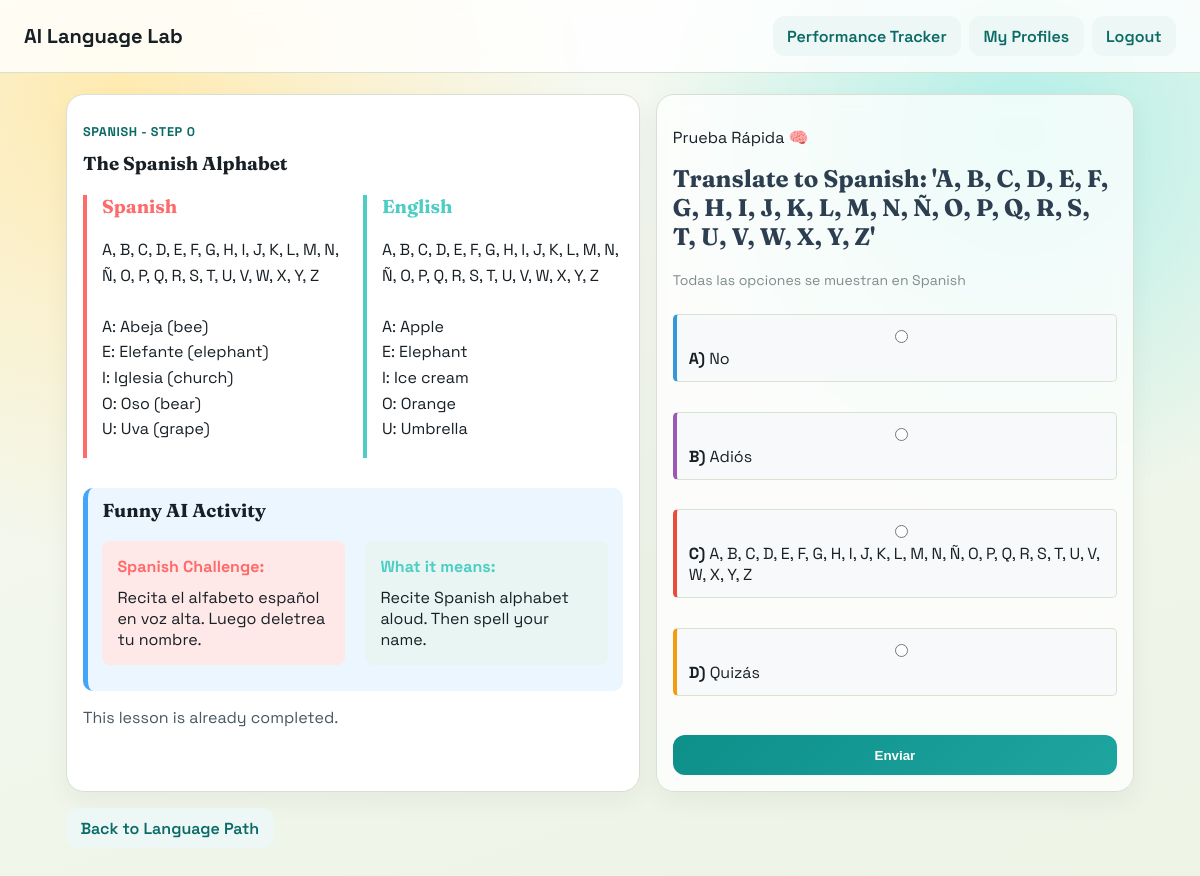
The app's page /language/1/profile/2/lesson/71/ (signed in) with its own data.
### learning/models.py (models this page shows, shortened)
class Language(models.Model):
    name = models.CharField(max_length=100, unique=True)
    code = models.CharField(max_length=10, unique=True)
    description = models.TextField()

class Lesson(models.Model):
    DIFFICULTY_CHOICES = [
        ("beginner", "Beginner"),
        ("intermediate", "Intermediate"),
        ("advanced", "Advanced"),
    ]
    language = models.ForeignKey(Language, on_delete=models.CASCADE, related_name="lessons")
    step_number = models.PositiveIntegerField()
    title = models.CharField(max_length=200)
    content = models.TextField()
    content_target_language = models.TextField(default="", blank=True)
    content_english = models.TextField(default="", blank=True)
    funny_activity = models.TextField()
    funny_activity_target_language = models.TextField(default="", blank=True)
    difficulty = models.CharField(max_length=20, choices=DIFFICULTY_CHOICES, default="beginner")
    class Meta:
        ordering = ["step_number"]
        unique_together = ("language", "step_number")

class QuizQuestion(models.Model):
    lesson = models.OneToOneField(Lesson, on_delete=models.CASCADE, related_name="question")
    prompt = models.CharField(max_length=255)
    option_a = models.CharField(max_length=200)
    option_b = models.CharField(max_length=200)
    option_c = models.CharField(max_length=200)
    option_d = models.CharField(max_length=200)
    correct_option = models.CharField(max_length=1, choices=[("A", "A"), ("B", "B"), ("C", "C"), ("D", "D")])

### learning/views.py (the view)
@login_required
def lesson_detail(request, language_id, profile_id, lesson_id):
    language = get_object_or_404(Language, id=language_id)
    profile = get_object_or_404(LearnerProfile, id=profile_id, language=language)
    if profile.user_id != request.user.id:
        raise PermissionDenied("This profile belongs to another account.")
    lesson = get_object_or_404(Lesson, id=lesson_id, language=language)
    allowed_step = profile.completed_lessons + 1
    if lesson.step_number > allowed_step:
        messages.warning(request, "Finish previous steps first to keep learning structured.")
        return redirect("learning:language_detail", language_id=language.id, profile_id=profile.id)
    question = getattr(lesson, "question", None)
    if request.method == "POST":
        action = request.POST.get("action")
        if action == "complete_lesson" and lesson.step_number == allowed_step:
            profile.completed_lessons += 1
            profile.save(update_fields=["completed_lessons", "updated_at"])
            _award_badges(profile)
            PerformanceLog.objects.create(
                learner=profile,
                lesson=lesson,
                is_correct=True,
                points=10,
                notes="Completed lesson step",
            )
            messages.success(request, "Lesson completed. Great consistency.")
            return redirect("learning:lesson_detail", language_id=language.id, profile_id=profile.id, lesson_id=lesson.id)
        if action == "submit_quiz" and question:
            form = QuizAnswerForm(request.POST)
            if form.is_valid():
                selected = form.cleaned_data["selected_option"]
                is_correct = selected == question.correct_option
                profile.quiz_attempts += 1
                if is_correct:
                    profile.correct_answers += 1
                profile.save(update_fields=["quiz_attempts", "correct_answers", "updated_at"])
                _award_badges(profile)
                PerformanceLog.objects.create(
                    learner=profile,
                    lesson=lesson,
                    question=question,
                    is_correct=is_correct,
                    points=15 if is_correct else 2,
                    notes="Quiz evaluation",
                )
                if is_correct:
                    messages.success(request, "Correct answer. You are growing fast.")
                else:
                    messages.error(
                        request,
                        f"Not correct this time. Right answer: {question.correct_option}. Keep going.",
                    )
                return redirect("learning:lesson_detail", language_id=language.id, profile_id=profile.id, lesson_id=lesson.id)
        else:
            form = QuizAnswerForm(initial={"question_id": question.id})
    else:
        form = QuizAnswerForm(initial={"question_id": question.id}) if question else None
    context = {
        "language": language,
        "profile": profile,
        "lesson": lesson,
        "question": question,
        "quiz_form": form,
        "is_completed": lesson.step_number <= profile.completed_lessons,
        "can_mark_complete": lesson.step_number == profile.completed_lessons + 1,
        "ui_labels": LANGUAGE_UI_LABELS.get(language.name, {}),
    }
    return render(request, "learning/lesson_detail.html", context)

### learning/forms.py
class QuizAnswerForm(forms.Form):
    question_id = forms.IntegerField(widget=forms.HiddenInput)
    selected_option = forms.ChoiceField(
        choices=[("A", "A"), ("B", "B"), ("C", "C"), ("D", "D")],
        widget=forms.RadioSelect,
        label="Choose the best answer",
    )

### templates/learning/lesson_detail.html (shortened to what this page needs)
{% extends 'learning/base.html' %}
{% block content %}
<section class="split">
    <article class="card">
        <p class="kicker">{{ language.name }} - Step {{ lesson.step_number }}</p>
        <h1>{{ lesson.title }}</h1>
        <div style="display: grid; grid-template-columns: 1fr 1fr; gap: 20px; margin: 20px 0;">
            <div style="border-left: 4px solid #ff6b6b; padding-left: 15px;">
                <h3 style="margin-top: 0; color: #ff6b6b;">{{ language.name }}</h3>
                <p style="white-space: pre-wrap; font-size: 16px; line-height: 1.6;">{{ lesson.content_target_language }}</p>
            </div>
            <div style="border-left: 4px solid #4ecdc4; padding-left: 15px;">
                <h3 style="margin-top: 0; color: #4ecdc4;">English</h3>
                <p style="white-space: pre-wrap; font-size: 16px; line-height: 1.6;">{{ lesson.content_english }}</p>
            </div>
        </div>
        <div class="fun-block" style="margin-top: 30px;">
            <h3> Funny AI Activity</h3>
            <div style="display: grid; grid-template-columns: 1fr 1fr; gap: 20px; margin: 15px 0;">
                <div style="background-color: #ffe8e8; padding: 15px; border-radius: 8px;">
                    <strong style="color: #ff6b6b;">{{ language.name }} Challenge:</strong>
                    <p style="margin: 10px 0 0 0;">{{ lesson.funny_activity_target_language }}</p>
                </div>
                <div style="background-color: #e8f5f3; padding: 15px; border-radius: 8px;">
                    <strong style="color: #4ecdc4;">What it means:</strong>
                    <p style="margin: 10px 0 0 0;">{{ lesson.funny_activity }}</p>
                </div>
            </div>
        </div>
        {% if can_mark_complete %}
        <form method="post">
            {% csrf_token %}
            <input type="hidden" name="action" value="complete_lesson">
            <button class="primary-btn" type="submit">Mark Lesson Complete</button>
        </form>
        {% elif is_completed %}
            <p class="meta">This lesson is already completed.</p>
        {% else %}
            <p class="meta">Locked until previous steps are completed.</p>
        {% endif %}
    </article>
    {% if question and quiz_form %}
    <article class="card glass">
        <p class=\"kicker\">{% if ui_labels.quiz_header %}{{ ui_labels.quiz_header }}{% else %}Quick Quiz{% endif %} 🧠</p>
        <h2 style="color: #2c3e50; margin-bottom: 20px;">{{ question.prompt }}</h2>
        <p style="color: #7f8c8d; font-size: 14px; margin-bottom: 15px;"> {% if ui_labels.all_options %}{{ ui_labels.all_options }}{% else %}All options shown in{% endif %} {{ language.name }}</p>
        <form method="post" class="quiz-options">
            <label style="display: block; padding: 12px; margin: 10px 0; background-color: #f8f9fa; border-radius: 5px; cursor: pointer; border-left: 4px solid #3498db;">
                <input type="radio" name="selected_option" value="A" required style="margin-right: 8px;">
                <strong>A)</strong> {{ question.option_a }}
            </label>
            <label style="display: block; padding: 12px; margin: 10px 0; background-color: #f8f9fa; border-radius: 5px; cursor: pointer; border-left: 4px solid #9b59b6;">
                <input type="radio" name="selected_option" value="B" style="margin-right: 8px;">
                <strong>B)</strong> {{ question.option_b }}
            </label>
            <label style="display: block; padding: 12px; margin: 10px 0; background-color: #f8f9fa; border-radius: 5px; cursor: pointer; border-left: 4px solid #e74c3c;">
                <input type="radio" name="selected_option" value="C" style="margin-right: 8px;">
                <strong>C)</strong> {{ question.option_c }}
            </label>
            <label style="display: block; padding: 12px; margin: 10px 0; background-color: #f8f9fa; border-radius: 5px; cursor: pointer; border-left: 4px solid #f39c12;">
                <input type="radio" name="selected_option" value="D" style="margin-right: 8px;">
                <strong>D)</strong> {{ question.option_d }}
            </label>
            <button class="primary-btn" type="submit" style="margin-top: 20px;">{% if ui_labels.submit_btn %}{{ ui_labels.submit_btn }}{% else %}Submit{% endif %}</button>
        </form>
    </article>
    {% endif %}
</section>
<a class="link-btn" href="{% url 'learning:language_detail' language.id profile.id %}">Back to Language Path</a>
{% endblock %}

### static/css/styles.css (style rules this page uses)
:root { --bg: #f4f7ef; --paper: #ffffff; --ink: #182026; --brand: #0d8f8a; --brand-dark: #0a6a66; --accent: #ff7b3d; --sun: #ffcb47; --ok: #1f9d55; --warn: #d97706; --err: #cf3f3f; --line: #d8e0d4; }
* { box-sizing: border-box; }
body { margin: 0; min-height: 100vh; font-family: 'Space Grotesk', sans-serif; color: var(--ink); background: radial-gradient(circle at 10% 10%, #ffeab0, transparent 35%), radial-gradient(circle at 85% 15%, #b2efe7, transparent 30%), linear-gradient(160deg, #f7faf4 0%, #edf3e5 100%); }
h1, h2, h3 { margin-top: 0; font-family: 'Fraunces', serif; }
.nav-btn, .primary-btn, .link-btn { display: inline-block; text-decoration: none; border-radius: 12px; border: none; cursor: pointer; font-weight: 600; }
.nav-btn, .link-btn { padding: 0.6rem 0.9rem; background: #ecf7f6; color: var(--brand-dark); }
.primary-btn { padding: 0.78rem 1rem; background: linear-gradient(135deg, var(--brand) 0%, #1fa5a0 100%); color: white; margin-top: 0.5rem; }
.kicker { color: var(--brand-dark); font-weight: 700; letter-spacing: 0.05em; text-transform: uppercase; font-size: 0.79rem; }
.split { display: grid; grid-template-columns: 1.2fr 1fr; gap: 1rem; margin-bottom: 1rem; }
.card { background: var(--paper); border: 1px solid var(--line); border-radius: 18px; padding: 1rem; box-shadow: 0 10px 24px rgba(24, 32, 38, 0.05); }
.glass { background: rgba(255, 255, 255, 0.76); backdrop-filter: blur(10px); }
.meta { color: #485861; margin: 0.35rem 0; }
input, select { width: 100%; padding: 0.6rem 0.65rem; border-radius: 10px; border: 1px solid #cdd9ce; font-family: inherit; }
.fun-block { background: #ecf6ff; border-left: 5px solid #42a5f5; border-radius: 10px; padding: 0.7rem 0.9rem; margin: 1rem 0; }
.quiz-options { display: grid; gap: 0.6rem; }
.quiz-options label { background: #f9fbf5; border: 1px solid #d8e2d0; border-radius: 10px; padding: 0.6rem; }

### records on screen
Language: name "SPANISH", name "Spanish"
Lesson: step_number "0", title "The Spanish Alphabet", content_target_language "A, B, C, D, E, F, G, H, I, J, K, L, M, N, Ñ, O, P, Q, R, S, T, U, V, W, X, Y, Z A: Abeja (bee) E: Elefante (elephant) I: Iglesia (church) O: Oso (bear) U: Uva (grape)", content_english "A, B, C, D, E, F, G, H, I, J, K, L, M, N, Ñ, O, P, Q, R, S, T, U, V, W, X, Y, Z A: Apple E: Elephant I: Ice cream O: Orange U: Umbrella", funny_activity_target_language "Recita el alfabeto español en voz alta. Luego deletrea tu nombre.", funny_activity "Recite Spanish alphabet aloud. Then spell your name."
QuizQuestion: prompt "Translate to Spanish: 'A, B, C, D, E, F, G, H, I, J, K, L, M, N, Ñ, O, P, Q, R, S, T, U, V, W, X, Y, Z'", option_a "No", option_b "Adiós", option_c "A, B, C, D, E, F, G, H, I, J, K, L, M, N, Ñ, O, P, Q, R, S, T, U, V, W, X, Y, Z", option_d "Quizás"

### other values on screen
{{ ui_labels.quiz_header }} "Prueba Rápida"
{{ ui_labels.all_options }} "Todas las opciones se muestran en"
{{ ui_labels.submit_btn }} "Enviar"
